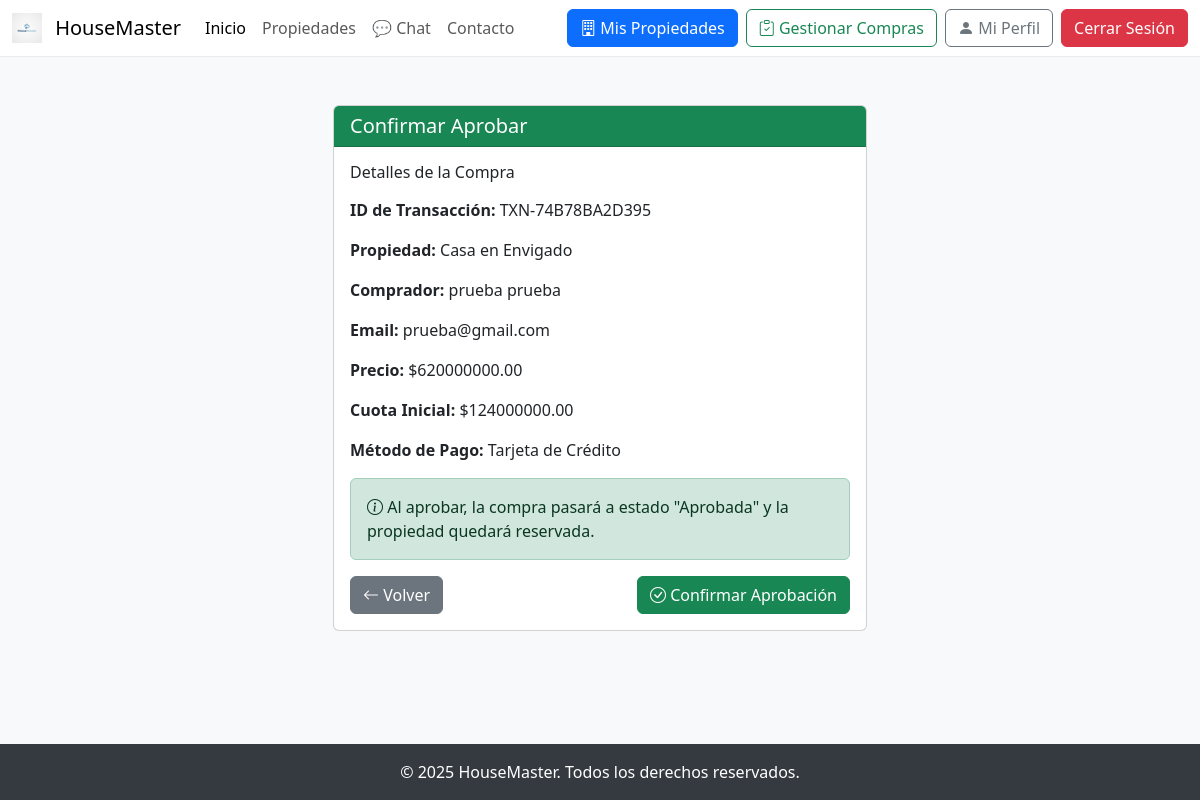
/purchases/agent/approve/1/ (signed in), run on the app's committed database.
### purchases/models.py (models this page shows, shortened)
class Purchase(models.Model):
    STATUS_PENDING = 'pending'
    STATUS_APPROVED = 'approved'
    STATUS_REJECTED = 'rejected'
    STATUS_COMPLETED = 'completed'
    STATUS_CANCELLED = 'cancelled'
    STATUS_CHOICES = [
        (STATUS_PENDING, 'Pendiente'),
        (STATUS_APPROVED, 'Aprobada'),
        (STATUS_REJECTED, 'Rechazada'),
        (STATUS_COMPLETED, 'Completada'),
        (STATUS_CANCELLED, 'Cancelada'),
    ]
    PAYMENT_CREDIT_CARD = 'credit_card'
    PAYMENT_DEBIT_CARD = 'debit_card'
    PAYMENT_BANK_TRANSFER = 'bank_transfer'
    PAYMENT_CASH = 'cash'
    PAYMENT_MORTGAGE = 'mortgage'
    PAYMENT_CHOICES = [
        (PAYMENT_CREDIT_CARD, 'Tarjeta de Crédito'),
        (PAYMENT_DEBIT_CARD, 'Tarjeta de Débito'),
        (PAYMENT_BANK_TRANSFER, 'Transferencia Bancaria'),
        (PAYMENT_CASH, 'Efectivo'),
        (PAYMENT_MORTGAGE, 'Hipoteca'),
    ]
    buyer = models.ForeignKey(
        User,
        on_delete=models.CASCADE,
        related_name='purchases',
        verbose_name='Comprador'
    )
    property = models.ForeignKey(
        Property,
        on_delete=models.PROTECT,
        related_name='purchases',
        verbose_name='Propiedad'
    )
    purchase_price = models.DecimalField(
        max_digits=12,
        decimal_places=2,
        verbose_name='Precio de compra',
        help_text='Precio final acordado para la compra'
    )
    down_payment = models.DecimalField(
        max_digits=12,
        decimal_places=2,
        default=Decimal('0'),
        verbose_name='Cuota inicial',
        help_text='Monto de la cuota inicial'
    )
    payment_method = models.CharField(
        max_length=20,
        choices=PAYMENT_CHOICES,
        verbose_name='Método de pago'
    )
    status = models.CharField(
        max_length=20,
        choices=STATUS_CHOICES,
        default=STATUS_PENDING,
        verbose_name='Estado'
    )
    notes = models.TextField(
        blank=True,
        verbose_name='Notas',
        help_text='Notas adicionales sobre la compra'
    )
    transaction_id = models.CharField(
        max_length=100,
        blank=True,
        verbose_name='ID de transacción'
    )
    payment_confirmation = models.CharField(
        max_length=200,
        blank=True,
        verbose_name='Confirmación de pago'
    )
    created_at = models.DateTimeField(auto_now_add=True, verbose_name='Fecha de creación')
    updated_at = models.DateTimeField(auto_now=True, verbose_name='Última actualización')
    completed_at = models.DateTimeField(
        null=True,
        blank=True,
        verbose_name='Fecha de completado'
    )
    class Meta:
        verbose_name = 'Compra'
        verbose_name_plural = 'Compras'
        ordering = ['-created_at']
        indexes = [
            models.Index(fields=['buyer', 'status']),
            models.Index(fields=['property', 'status']),
            models.Index(fields=['status', '-created_at']),
        ]

### property/models.py (models this page shows, shortened)
class Property(models.Model):
    TYPE_SALE = 'Venta'
    TYPE_RENT = 'Arriendo'
    TYPE_CHOICES = [
        (TYPE_SALE, 'Venta'),
        (TYPE_RENT, 'Arriendo'),
    ]
    STATUS_AVAILABLE = 'Disponible'
    STATUS_SOLD = 'Vendida'
    STATUS_RENTED = 'Arrendada'
    STATUS_RESERVED = 'Reservada'
    STATUS_CHOICES = [
        (STATUS_AVAILABLE, 'Disponible'),
        (STATUS_SOLD, 'Vendida'),
        (STATUS_RENTED, 'Arrendada'),
        (STATUS_RESERVED, 'Reservada'),
    ]
    agent = models.ForeignKey(User, on_delete=models.SET_NULL, null=True, related_name='properties')
    title = models.CharField(max_length=200)
    description = models.TextField()
    price = models.DecimalField(max_digits=12, decimal_places=2)
    type = models.CharField(max_length=100, choices=TYPE_CHOICES)
    area = models.FloatField()
    rooms = models.IntegerField()
    bathrooms = models.IntegerField()
    status = models.CharField(max_length=50, choices=STATUS_CHOICES, default=STATUS_AVAILABLE)
    city = models.CharField(max_length=100)
    department = models.CharField(max_length=100)
    address = models.CharField(max_length=255, unique=True)
    created_at = models.DateTimeField(auto_now_add=True)
    image = models.ImageField(upload_to='properties/', blank=True, null=True)
    class Meta:
        verbose_name = 'Propiedad'
        verbose_name_plural = 'Propiedades'
        ordering = ['-created_at']
        indexes = [
            models.Index(fields=['city', 'type']),
            models.Index(fields=['status', 'price']),
        ]

### purchases/views.py (the view, shortened to what this page needs)
# urls.py: path('agent/approve/<int:purchase_id>/', views.approve_purchase, name='approve_purchase'),
@login_required
def approve_purchase(request, purchase_id):
    purchase = get_object_or_404(
        Purchase,
        id=purchase_id,
        property__agent=request.user
    )
    context = {
        'purchase': purchase,
        'action': 'aprobar',
    }
    return render(request, 'purchases/approve_confirm.html', context)

### purchases/templates/purchases/approve_confirm.html (shortened to what this page needs)
{% extends 'base.html' %}
{% block content %}
<div class="container mt-5">
    <div class="row">
        <div class="col-md-6 mx-auto">
            <div class="card">
                <div class="card-header {% if action == 'aprobar' %}bg-success{% else %}bg-danger{% endif %} text-white">
                    <h5 class="mb-0">Confirmar {{ action|title }}</h5>
                </div>
                <div class="card-body">
                    <h6 class="mb-3">Detalles de la Compra</h6>
                    <div class="mb-3">
                        <p><strong>ID de Transacción:</strong> {{ purchase.transaction_id|default:"---" }}</p>
                        <p><strong>Propiedad:</strong> {{ purchase.property.title }}</p>
                        <p><strong>Comprador:</strong> {{ purchase.buyer.get_full_name|default:purchase.buyer.username }}</p>
                        <p><strong>Email:</strong> {{ purchase.buyer.email }}</p>
                        <p><strong>Precio:</strong> ${{ purchase.purchase_price|floatformat:2 }}</p>
                        <p><strong>Cuota Inicial:</strong> ${{ purchase.down_payment|floatformat:2 }}</p>
                        <p><strong>Método de Pago:</strong> {{ purchase.get_payment_method_display }}</p>
                    </div>
                    <form method="post">
                        <div class="alert {% if action == 'aprobar' %}alert-success{% else %}alert-warning{% endif %}">
                            {% if action == 'aprobar' %}
                                <i class="bi bi-info-circle"></i>
                                Al aprobar, la compra pasará a estado "Aprobada" y la propiedad quedará reservada.
                            {% else %}
                                <i class="bi bi-exclamation-triangle"></i>
                                Al rechazar, la compra será cancelada y la propiedad volverá a estar disponible.
                            {% endif %}
                        </div>
                        <div class="d-flex justify-content-between">
                            <a href="{% url 'agent_purchases' %}" class="btn btn-secondary">
                                <i class="bi bi-arrow-left"></i> Volver
                            </a>
                            <button type="submit" class="btn {% if action == 'aprobar' %}btn-success{% else %}btn-danger{% endif %}">
                                {% if action == 'aprobar' %}
                                    <i class="bi bi-check-circle"></i> Confirmar Aprobación
                                {% else %}
                                    <i class="bi bi-x-circle"></i> Confirmar Rechazo
                                {% endif %}
                            </button>
                        </div>
                    </form>
                </div>
            </div>
        </div>
    </div>
</div>
{% endblock %}

### core/templates/base.html (style rules this page uses)
body { background-color: #f8f9fa; }

### data on the page
Purchase: transaction_id "TXN-74B78BA2D395", property "Casa en Envigado", buyer.get_full_name "prueba prueba", buyer.email "prueba@gmail.com", purchase_price "620000000.00", down_payment "124000000.00", payment_method "Tarjeta de Crédito"

### other printed values
{{ action|title }} "Aprobar"
